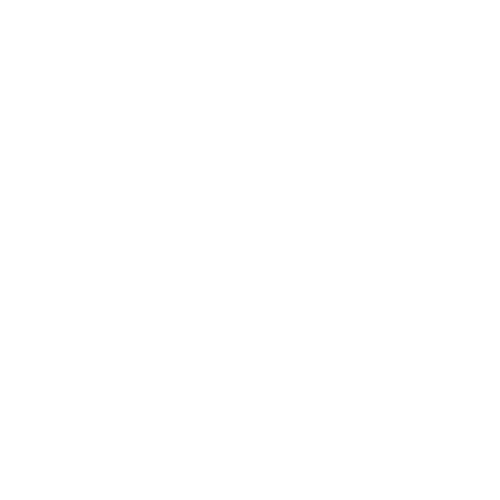
Frame 1 (no input)
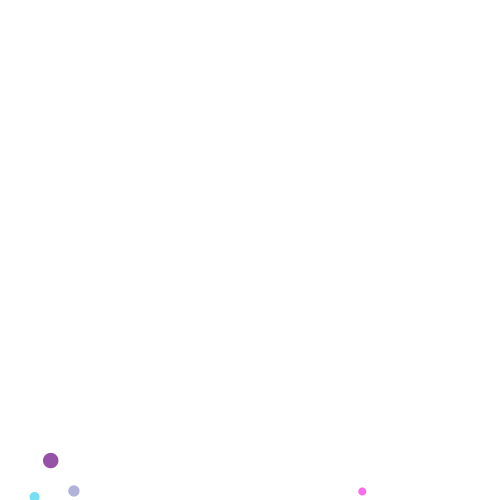
Frame 60 (the mouse pressed at the canvas centre just before this capture)
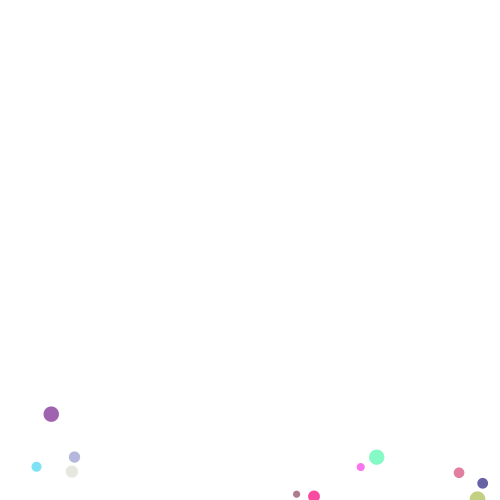
Frame 120 (the mouse held since frame 60 and released just before this capture)

The Processing sketch that drew these frames (run headless with seeded random() and noise(); from frame 60 on, the mouse is pressed at the canvas centre):

// Processing sketch: processing_154928
// ── processing_154928.pde

ArrayList<Point> points = new ArrayList<Point>();
float bg;

void setup() {
    size(500, 500);
    noStroke();
    colorMode(RGB, height, height, height, height);
    bg = height;
}

void draw() {
    background(bg);
    for (int i = (int)random(2); i > 0 && frameCount%5 == 0; i--) {
        points.add(new Point());
    }
    for (int p = points.size()-1; p > 0; p--) {
        Point actualP = points.get(p);
        actualP.display();
        if (actualP.getY() < -5) {
            points.remove(p);
        }
    }
}

class Point {
    float x, y, moveY;
    color c;
    public Point() {
        x = random(width);
        y = height;
        moveY = random(0.3, 0.8);
        c = color(random(height/4, height), random(height/4, height), random(height/2, height), height);
    }

    void display() {
        move();
        fill(c, y%height);
        ellipse(x, y, 20*moveY, 20*moveY);
    }

    void move() {
         y -= moveY;
         x += random(-0.2, 0.2);
    }

    float getY() {
        return y;
    }
}
